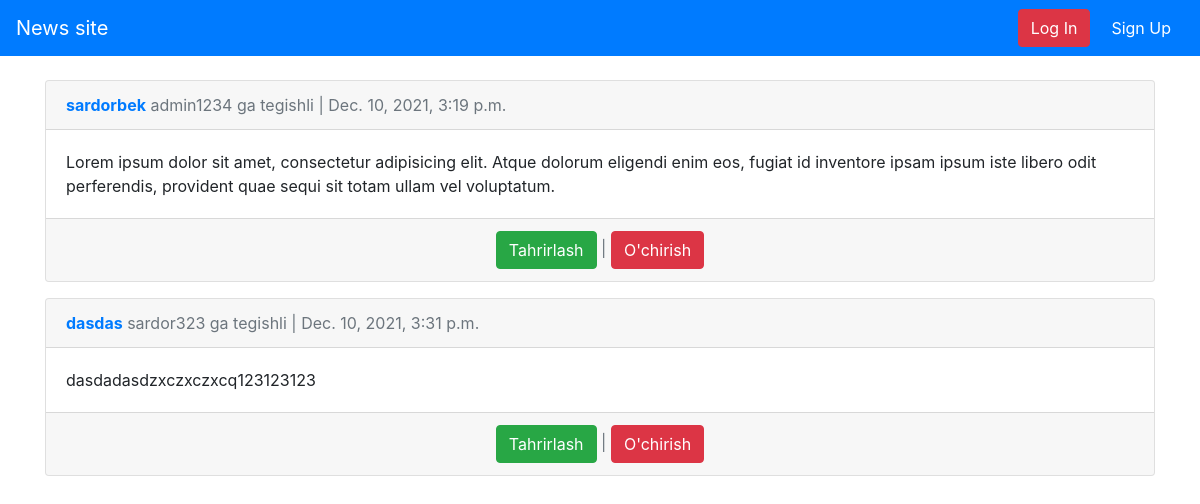
The app's page /articles/ with its own data.
### article/models.py (models this page shows, shortened)
class Article(models.Model):
	title = models.CharField(max_length=250)
	body = models.TextField()
	photo = models.ImageField(upload_to='images/', blank=True)
	date = models.DateTimeField(auto_now_add=True)
	author = models.ForeignKey(
		get_user_model(),
		on_delete=models.CASCADE,
	)

### my_app/models.py (models this page shows)
class CustomUser(AbstractUser):
	age = models.PositiveSmallIntegerField(null=True,blank=True)
	address = models.CharField(max_length=200)
	job = models.CharField(max_length=50)

### article/views.py (the view)
# urls.py: path('',ArticleListView.as_view(),name='article_list'),
class ArticleListView(ListView):
	model = Article
	template_name = 'article_list.html'

### templates/article_list.html (shortened to what this page needs)
{% extends 'base.html' %}
{% block content %}
{% for article in object_list %}
<div class="card mb-3">
	<div class="card-header">
		<a href="{% url 'article_detail' article.pk %}">
	<span class="font-weight-bold">{{ article.title }}</span></a>
	<span class="text-muted">{{ article.author }} ga tegishli | {{ article.date }}</span>
</div>
<div class="card-body">
	{{ article.body }}
</div>
<div class="card-footer text-center text-muted"><a href="{% url 'article_edit' article.pk %}" class="btn btn-success">Tahrirlash</a> | <a href="{% url 'article_delete' article.pk %}" class="btn btn-danger">O'chirish</a>
</div>
</div>
{% endfor %}
{% endblock content %}

### templates/base.html (shortened to what this page needs)
<!DOCTYPE html>
<html>
<head>
	<link rel="stylesheet" href="https://maxcdn.bootstrapcdn.com/bootstrap/4.0.0/css/bootstrap.min.css">
</head>
<body>
<nav class="navbar navbar-expand-md navbar-dark bg-primary mb-4">
<a class="navbar-brand" href="{% url 'home' %}">News site</a>
<div class="collapse navbar-collapse" id="navbarCollapse">
{% if user.is_authenticated %}
<ul class="navbar-nav ml-auto">
<li class="nav-item">
<a class="nav-link dropdown-toggle" href="#" id="userMenu"
data-toggle="dropdown" aria-haspopup="true"
aria-expanded="false">
{{ user.username|title }}
</a>
<div class="dropdown-menu dropdown-menu-right"
aria-labelledby="userMenu">
<a class="dropdown-item"
href="{% url 'article_new'%}">Yangi maqola</a>
<div class="dropdown-divider"></div>
<a class="dropdown-item"
href="{% url 'password_change'%}">Change Password</a>
<div class="dropdown-divider"></div>
<a class="dropdown-item" href="{% url 'logout' %}">
Log Out</a>
</div>
</li>
</ul>
{% else %}
<form class="form-inline ml-auto">
<a href="{% url 'login' %}" class="btn btn-danger">
Log In</a>
<a href="{% url 'sigup' %}" class="btn btn-primary ml-2">
Sign Up</a>
</form>
{% endif %}
</div>
</nav>
<div class="container">
{% block content %}
{% endblock content %}
</div>
</body>
</html>

### records on screen
Article: title "sardorbek", author "admin1234", date "Dec. 10, 2021, 3:19 p.m.", body "Lorem ipsum dolor sit amet, consectetur adipisicing elit. Atque dolorum eligendi enim eos, fugiat id inventore ipsam ipsum iste libero odit perferendis, provident quae sequi sit totam ullam vel voluptatum."
Article: title "dasdas", author "sardor323", date "Dec. 10, 2021, 3:31 p.m.", body "dasdadasdzxczxczxcq123123123"
